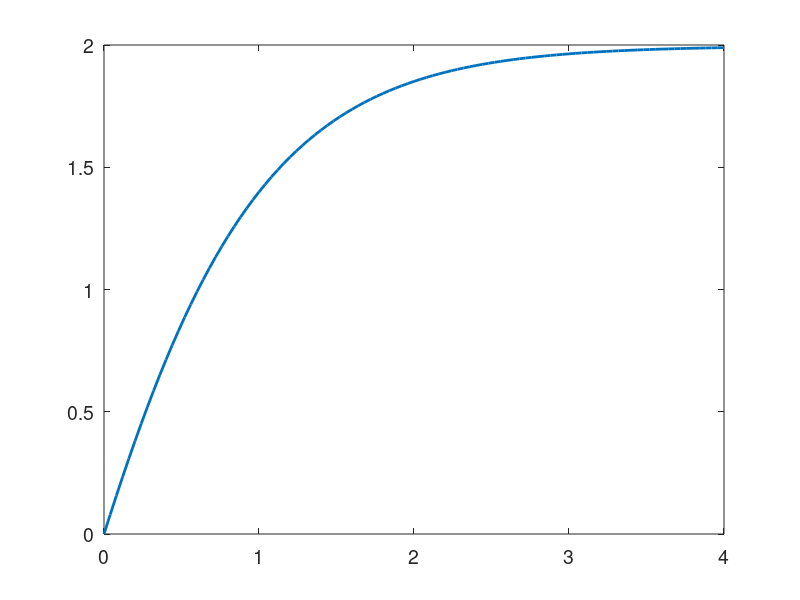

Write the MATLAB code that produced this figure. (Note: this script raises an error after producing the figure.)
function PI_Control_P4()

s = tf('s');
k = 1.996;
ka = 2;
ki = 3.26;
a = 2;
G = ((ka/(s+a))*k*(1+(ki/s))) / (2+(ki/s));

[y,t] = step(G);
plot(t,y,'LineWidth',2)
set(gca,'FontSize',14)
end0